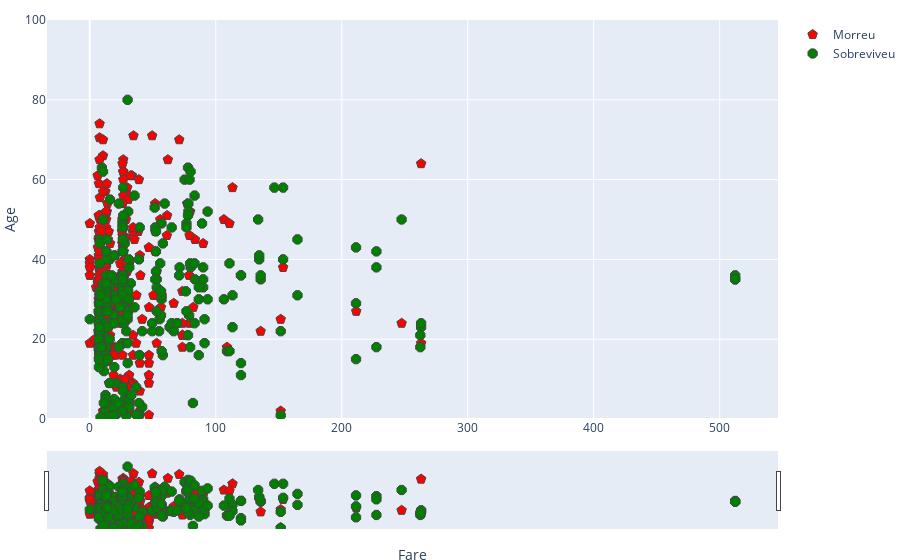

Source (notebook cell):
### Code cell
grafico_exemplo2(tra1=True,tra2=True)

### Figure 1 — Plotly figure (JSON) as saved in the notebook; plotly's stock layout.template omitted (floating-point values rounded to 4 significant figures; data arrays with more than 128 entries replaced by an {"elided": "..."} marker saying what was removed)
{"data": [{"marker": {"color": "red", "line": {"width": 1}, "size": 10, "symbol": "pentagon"}, "mode": "markers", "name": "Morreu", "type": "scatter", "x": {"elided": "549 float values"}, "y": {"elided": "549 float values"}}, {"marker": {"color": "green", "line": {"width": 1}, "size": 10, "symbol": "octagon"}, "mode": "markers", "name": "Sobreviveu", "type": "scatter", "x": {"elided": "342 float values"}, "y": {"elided": "342 float values"}}], "layout": {"margin": {"b": 20, "l": 0, "r": 20, "t": 20}, "xaxis": {"rangeslider": {"visible": true}, "title": {"text": "Fare"}}, "yaxis": {"range": [0, 100], "title": {"text": "Age"}}}}
